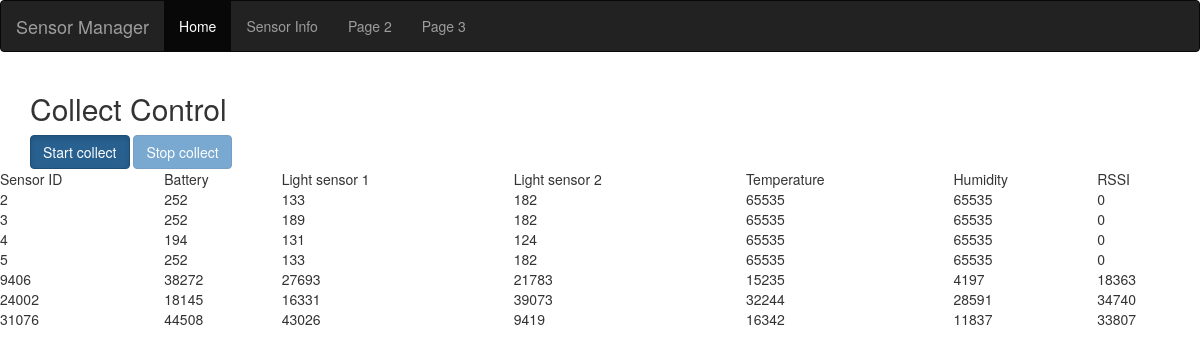
/sensor, run on an earlier commit of the app's database.
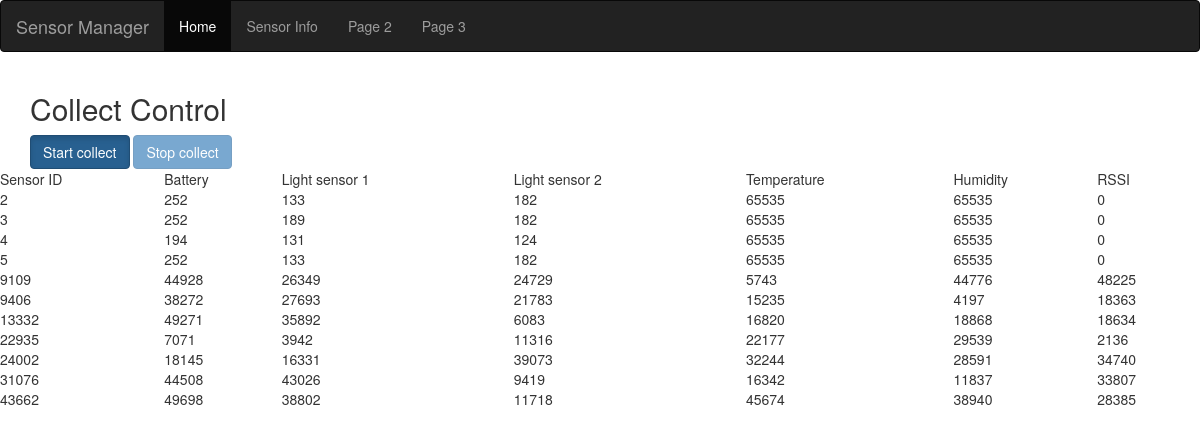
And on a later commit of the database.
### app/models.py (models this page shows, shortened)
class Sensor(db.Model):
    created_date = db.Column(db.DateTime, default=datetime.datetime.utcnow, primary_key=True)
    data_len = db.Column(db.Integer)
    timestamp1 = db.Column(db.Integer)
    timestamp2 = db.Column(db.Integer)
    timesynctimestamp = db.Column(db.Integer)
    node_id = db.Column(db.Integer)
    seqno = db.Column(db.Integer)
    hops = db.Column(db.Integer)
    latency = db.Column(db.Integer)
    data_len2 = db.Column(db.Integer)
    clock = db.Column(db.Integer)
    timesynchtime = db.Column(db.Integer)
    time_cpu = db.Column(db.Integer)
    time_lpm = db.Column(db.Integer)
    time_transmit = db.Column(db.Integer)
    time_listen = db.Column(db.Integer)
    best_neighbor = db.Column(db.Integer)
    best_neighbor_etx = db.Column(db.Integer)
    rtmetric = db.Column(db.Integer)
    num_neighbors = db.Column(db.Integer)
    beacon_interval = db.Column(db.Integer)
    battery_voltage = db.Column(db.Integer)
    battery_indicator = db.Column(db.Integer)
    light1 = db.Column(db.Integer)
    light2 = db.Column(db.Integer)
    temperature = db.Column(db.Integer)
    humidity = db.Column(db.Integer)
    rssi = db.Column(db.Integer)

### app/routes/routes.py (the view)
@app.route('/sensor')
def sensor_info():
    records = Sensor.query.group_by('node_id')
    sensor_data = []
    for record in records:
        sensor_data.append({
            'node_id':  record.node_id, \
            'battery_voltage':  record.battery_voltage, \
            'light1':   record.light1, \
            'light2':   record.light2, \
            'temperature':  record.temperature, \
            'humidity': record.humidity, \
            'rssi': record.rssi \
            })
    print("[DEBUG]sensors data: {}".format(sensor_data))
    return render_template('sensor.htm', sensors=sensor_data)

### app/templates/sensor.htm (shortened to what this page needs)
{% extends "base.htm" %}
{% block content %}
	<div class="container">
		<h2>Collect Control</h2>
		<button type="button" class="btn btn-primary active">Start collect</button>
		<button type="button" class="btn btn-primary" disabled>Stop collect</button>
	</div>
 	<table id="sensors_table" style="width:100%">
  <tr>
    <td>Sensor ID</td>
    <td>Battery</td>
    <td>Light sensor 1</td>
    <td>Light sensor 2</td>
    <td>Temperature</td>
    <td>Humidity</td>
    <td>RSSI</td>
  </tr>
	{% for sensor in sensors %}
	<tr>
			<td id="node_id">{{ sensor.node_id }}</td>
			<td id="battery_voltage">{{ sensor.battery_voltage }}</td>
			<td id="light1">{{ sensor.light1 }}</td>
			<td id="light2">{{ sensor.light2 }}</td>
			<td id="temperature">{{ sensor.temperature }}</td>
			<td id="humidity">{{ sensor.humidity }}</td>
			<td id="rssi">{{ sensor.rssi }}</td>
	</tr>
  {% endfor %}
  </table>
{% endblock %}

### app/templates/base.htm (shortened to what this page needs)
{% extends 'bootstrap/base.html' %}
{% block navbar %}
<nav class="navbar navbar-inverse">
  <div class="container-fluid">
    <div class="navbar-header">
      <a class="navbar-brand" href="#">Sensor Manager</a>
    </div>
    <ul class="nav navbar-nav">
				<li class="active"><a href="{{ url_for('index') }}">Home</a></li>
				<li><a href="{{ url_for('sensor_info') }}">Sensor Info</a></li>
      <li><a href="#">Page 2</a></li>
      <li><a href="#">Page 3</a></li>
    </ul>
  </div>
</nav>
{% endblock %}

What changed in the data, as far as the page shows it:
added Sensor: node_id "9109", battery_voltage "44928", light1 "26349", light2 "24729", temperature "5743", humidity "44776", rssi "48225"
added Sensor: node_id "13332", battery_voltage "49271", light1 "35892", light2 "6083", temperature "16820", humidity "18868", rssi "18634"
added Sensor: node_id "22935", battery_voltage "7071", light1 "3942", light2 "11316", temperature "22177", humidity "29539", rssi "2136"
added Sensor: node_id "43662", battery_voltage "49698", light1 "38802", light2 "11718", temperature "45674", humidity "38940", rssi "28385"
